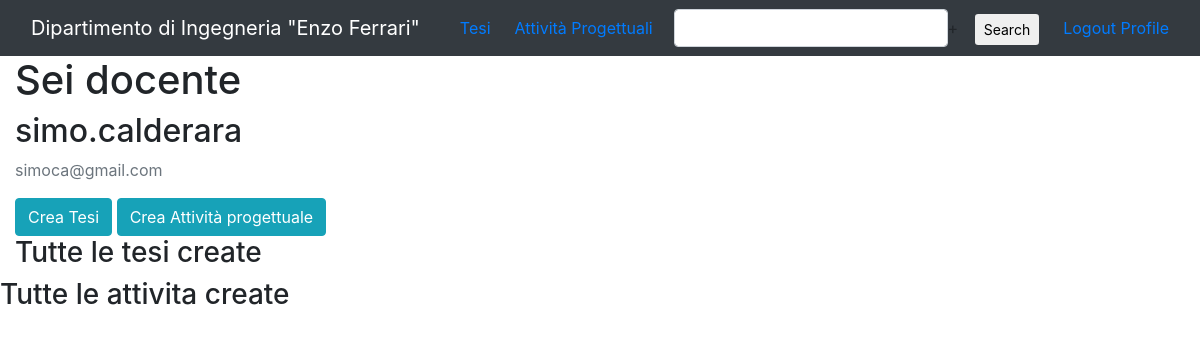
Page /profile/ (signed in) on the earlier database version.
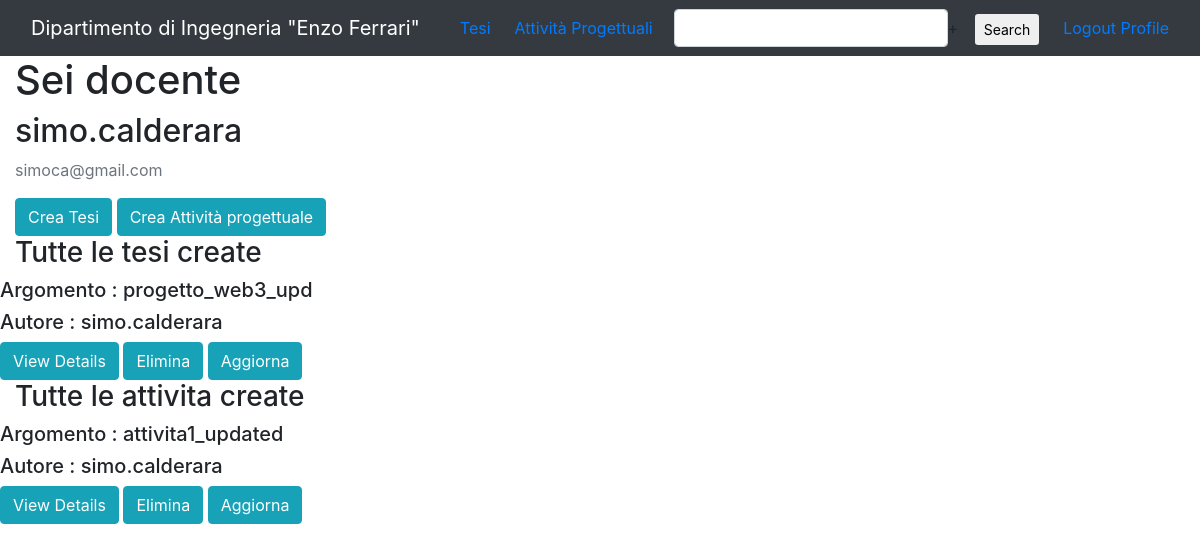
Same page on the later database version.
### home/models.py (models this page shows, shortened)
class Tesi(models.Model):
    author = models.ForeignKey(User, on_delete=models.CASCADE, null=True)
    relatore = models.ForeignKey(Docente, on_delete=models.CASCADE)
    correlatore = models.CharField(max_length=100)
    argomento = models.CharField(max_length=500)
    tirocinio_interno = models.BooleanField(default=False)
    tirocinio_azienda = models.BooleanField(default=False)
    data_inizio = models.DateTimeField()
    data_fine = models.DateTimeField()
    tag = models.IntegerField()

class Attivita_progettuale(models.Model):
    author = models.ForeignKey(User, on_delete=models.CASCADE, null=True)
    tutor = models.ForeignKey(Docente, on_delete=models.CASCADE)
    argomento = models.CharField(max_length=500)
    data_inizio = models.DateTimeField()
    data_fine = models.DateTimeField()
    tag = models.IntegerField()

### users/views.py (the view)
# urls.py: path('profile/', user_views.profile, name='profile'),
@login_required
def profile(request):
    all_docenti = Docente.objects.all()
    all_studenti = Studente.objects.all()
    all_tesi = Tesi.objects.filter(author=request.user)
    all_attivita = Attivita_progettuale.objects.filter(author=request.user)
    tot = list(chain(all_tesi, all_attivita))
    context = {
        'all_tesi': all_tesi,
        'all_attivita': all_attivita,
        'tot': tot,
    }
    for doc in all_docenti:
        if doc.mail == request.user.email:
             return render(request, 'users/profile_doc.html', context)
    for stud in all_studenti:
        if stud.mail == request.user.email:
            return render(request, 'users/profile_stud.html', context)

### users/templates/users/profile_doc.html (shortened to what this page needs)
{% extends 'home/base.html' %}
{% load crispy_forms_tags %}
{% block body %}
<div class="container-fluid" id="tourpackages-carousel">
    <div class="row">
        <div class="col-sm-9">
            <h1>Sei docente</h1>
            <h2 class="account-heading">{{ user.username }}</h2>
            <p class="text-secondary">{{ user.email }}</p>
        </div>
    </div>
    <a href="{% url 'tesi-create' %}" class="btn btn-info btn-xs" role="button"> Crea Tesi</a>
    <a href="{% url 'attivita-create' %}" class="btn btn-info btn-xs" role="button"> Crea Attività progettuale</a>
    <h3>Tutte le tesi create </h3>
    {% for tesi in all_tesi %}
    <div class="caption">
        <div class="row">
            <div class="col-sm-15">
                <h5>Argomento : {{ tesi.argomento }} </h5>
                <h5>Autore : {{ tesi.author }}</h5>
                <a href="{% url 'tesi-detail' tesi.id %}" class="btn btn-info btn-xs" role="button"> View
                    Details</a>
                <a href="{% url 'tesi-delete' tesi.id %}" class="btn btn-info btn-xs" role="button"> Elimina </a>
                <a href="{% url 'tesi-update' tesi.id %}" class="btn btn-info btn-xs" role="button"> Aggiorna </a>
            </div>
        </div>
        {% endfor %}
    </div>
    <h3>Tutte le attivita create </h3>
    {% for att in all_attivita %}
    <div class="caption">
        <div class="row">
            <div class="col-sm-15">
                <h5>Argomento : {{ att.argomento }} </h5>
                <h5>Autore : {{ att.author }}</h5>
                <a href="{% url 'attivita-detail' att.id %}" class="btn btn-info btn-xs" role="button"> View
                    Details</a>
                <a href="{% url 'attivita-delete' att.id %}" class="btn btn-info btn-xs" role="button"> Elimina </a>
                <a href="{% url 'attivita-update' att.id %}" class="btn btn-info btn-xs" role="button"> Aggiorna </a>
            </div>
        </div>
        {% endfor %}
    </div>
</div>
{% endblock %}

Differences in the rows shown:
added Tesi: argomento "progetto_web3_upd", author "simo.calderara"
added Attivita_progettuale: argomento "attivita1_updated", author "simo.calderara"
